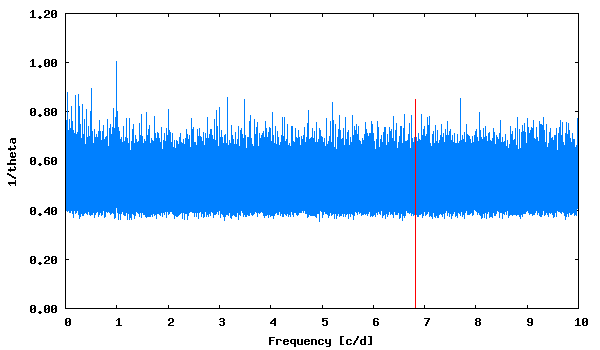

Recreate this plot in gnuplot.
set term png size 600,350 medium
set colors classic
set output "phase_lc_6.lk.png"
set xlabel "Frequency [c/d]"
set ylabel "1/theta"
set format y "%5.2f"
plot [] "lk.periodogram" using 1:2 with lines linecolor 3 title "", "<echo '6.827606  0.85'" with impulses linecolor 1 title ""
 
